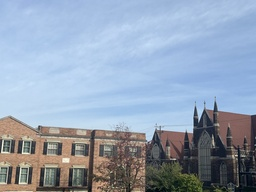
#> input picture HW2 Homographies/ec/IMG_3824.jpg, 256 x 192 px, shrunk from 4032 x 3024 before the run
$ python panorama.py
#> lines starting #> are read from the running program, lines starting #| are printed output that depends on the picture; after the words box and inside, x2 and y2 are one past the last pixel; in counts of white or black regions, pixels touching at a corner belong together
### HW2 Homographies/ec/matchPics.py
import numpy as np
import cv2
import skimage.color
from helper import briefMatch
from helper import computeBrief
from helper import corner_detection

def matchPics(I1, I2, opts):
	#I1, I2 : Images to match
	#opts: input opts
	ratio = opts.ratio  #'ratio for BRIEF feature descriptor'
	sigma = opts.sigma  #'threshold for corner detection using FAST feature detector'


	#Convert Images to GrayScale
	I1_gray = cv2.cvtColor(I1, cv2.COLOR_BGR2GRAY)
	I2_gray = cv2.cvtColor(I2, cv2.COLOR_BGR2GRAY)

	#Detect Features in Both Images
	locs_1 = corner_detection(I1_gray, sigma)
	locs_2 = corner_detection(I2_gray, sigma)

	#Obtain descriptors for the computed feature locations
	d1 , locs1 = computeBrief(I1_gray, locs_1)
	d2, locs2 = computeBrief(I2_gray, locs_2)

	#Match features using the descriptors
	matches = briefMatch(d1, d2, ratio)

	return matches, locs1, locs2

### HW2 Homographies/ec/helper.py
import numpy as np
import cv2
import scipy.io as sio
from matplotlib import pyplot as plt
import skimage.feature

PATCHWIDTH = 9

def briefMatch(desc1,desc2,ratio):

	matches = skimage.feature.match_descriptors(desc1,desc2,'hamming',cross_check=True,max_ratio=ratio)
	return matches


# [8 lines left out: function plotMatches, not called in this run]


def makeTestPattern(patchWidth, nbits):
	np.random.seed(0)
	compareX = patchWidth*patchWidth * np.random.random((nbits,1))
	compareX = np.floor(compareX).astype(int)
	np.random.seed(1)
	compareY = patchWidth*patchWidth * np.random.random((nbits,1))
	compareY = np.floor(compareY).astype(int)

	return (compareX, compareY)


def computePixel(img, idx1, idx2, width, center):
	halfWidth = width // 2
	col1 = idx1 % width - halfWidth
	row1 = idx1 // width - halfWidth
	col2 = idx2 % width - halfWidth
	row2 = idx2 // width - halfWidth
	return 1 if img[int(center[0]+row1)][int(center[1]+col1)] < img[int(center[0]+row2)][int(center[1]+col2)] else 0


def computeBrief(img, locs):


	patchWidth = 9
	nbits = 256
	compareX, compareY = makeTestPattern(patchWidth,nbits)
	m, n = img.shape

	halfWidth = patchWidth//2

	locs = np.array(list(filter(lambda x: halfWidth <= x[0] < m-halfWidth and halfWidth <= x[1] < n-halfWidth, locs)))
	desc = np.array([list(map(lambda x: computePixel(img, x[0], x[1], patchWidth, c), zip(compareX, compareY))) for c in locs])

	return desc, locs


def corner_detection(img, sigma):
	# fast method
	result_img = skimage.feature.corner_fast(img, n=PATCHWIDTH, threshold=sigma)
	locs = skimage.feature.corner_peaks(result_img, min_distance=1)
	return locs

### HW2 Homographies/ec/planarH.py
import numpy as np
import cv2
from opts import get_opts

def computeH(x1, x2):
	#Q2.2.1
	#Compute the homography between two sets of points
	# Lecture 8 slide 52


	num_of_coords = x1.shape[0]
	A = np.zeros((2*num_of_coords, 9))

	for i in range(num_of_coords):

		# individual x and y coords for x1 and x2
		x1_x = x1[i,0]
		x1_y = x1[i,1]
		x2_x = x2[i,0]
		x2_y = x2[i,1]
		A[2*i] =   [-x1_x, -x1_y, -1, 0, 0, 0, x1_x*x2_x, x1_y*x2_x, x2_x]
		A[2*i+1] = [0, 0, 0, -x1_x, -x1_y, -1, x2_y*x1_x, x2_y*x1_y, x2_y]

    # SVD method

	U, S, Vt = np.linalg.svd(A)
	H2to1 = Vt[-1]/Vt[-1][-1]

	H2to1 = H2to1.reshape(3,3)

	return H2to1


def computeH_norm(x1, x2):
	#Q2.2.2
	#Compute the centroid of the points

	num_coords = x1.shape[0]

	centroid1 = np.mean(x1, axis=0)
	centroid2 = np.mean(x2, axis = 0)

    #Shift the origin of the points to the centroid
	#Normalize the points so that the largest distance from the origin is equal to sqrt(2)
	max_distance1 = np.max(np.linalg.norm(x1 - centroid1, axis=1))
	max_distance2 = np.max(np.linalg.norm(x2 - centroid2, axis=1))


	scale1 = np.sqrt(2)/max_distance1
	scale2 = np.sqrt(2)/max_distance2

    #Similarity transform 1

	T1 = np.array([[scale1, 0, -scale1*centroid1[0]],
                  [0, scale1, -scale1*centroid1[1]],
                  [0, 0, 1]])

	x1_norm = np.dot(np.hstack((x1, np.ones((num_coords, 1)))), T1.T)[:, :2]

	#Similarity transform 2

	T2 = np.array([[scale2, 0, -scale2*centroid2[0]],
                  [0, scale2, -scale2*centroid2[1]],
                  [0, 0, 1]])


	x2_norm = np.dot(np.hstack((x2, np.ones((num_coords, 1)))), T2.T)[:, :2]

	#print(x1_norm)
	#print(x2_norm)

	#Compute homography
	H_norm = computeH(x1_norm,x2_norm)

	#Denormalization: switch tq and t2
	H2to1 = np.dot(np.dot(np.linalg.inv(T2), H_norm), T1)


	return H2to1


def computeH_ransac(locs1, locs2, opts):
	#Q2.2.3
	#Compute the best fitting homography given a list of matching points
	max_iters = opts.max_iters  # the number of iterations to run RANSAC for
	inlier_tol = opts.inlier_tol # the tolerance value for considering a point to be an inlier

	# slide 44 lec 8
	# loop through max times, get 4 random points from each, call homos, seeif they are within tol,
	# save new ones has less than most
	bestH2to1 = None
	inliers = [0]


	for n in range(max_iters):
		# pick points
		randlocs = np.random.choice(len(locs1), 4, replace=False)
		#print(randlocs)
		locs1_rand = locs1[randlocs]
		locs2_rand = locs2[randlocs]
		# print(locs1_rand)
		# print(locs2_rand)

        # apply transf
		H2to1 = computeH_norm(locs1_rand, locs2_rand)

		### loop through coords
		inlier_per_H = np.zeros((locs1.shape[0]))
		for i in range(locs1.shape[0]):

			# find x1s and x2s and predicitons, x y 1
			x1 = np.hstack((locs1[i], 1))
			x2 = np.hstack((locs2[i], 1))
			x2_guess = np.dot(H2to1, x1.T)

			x2_guess[0] = x2_guess[0]/x2_guess[2]
			x2_guess[1] = x2_guess[1]/x2_guess[2]

			### might need to change

			xerror = (locs2[i][0]-x2_guess[0])
			yerror = (locs2[i][1]-x2_guess[1])
			error = [xerror, yerror]
			diff = np.linalg.norm(error)

			# adjust inlier array
			if diff< inlier_tol:
				# add inlier to index locatin
				inlier_per_H[i] = 1


		# update per iteration in maxit
		if sum(inlier_per_H) > sum(inliers):
			inliers = inlier_per_H
			bestH2to1 = H2to1


	return bestH2to1, inliers


def compositeH(H2to1, template, img):

	#Create a composite image after warping the template image on top
	#of the image using the homography

	#Note that the homography we compute is from the image to the template;
	#x_template = H2to1*x_photo
	#For warping the template to the image, we need to invert it.


	#Create mask of same size as template
	mask = np.ones_like(template)

    #Warp mask by appropriate homography

	mask = cv2.warpPerspective(mask, H2to1, (img.shape[1], img.shape[0]))

    #Warp template by appropriate homography
	template = cv2.warpPerspective(template, H2to1, (img.shape[1], img.shape[0]))


    #Use mask to combine the warped template and the image
	composite_img = img * (1 - mask) + template * mask
	composite_img = composite_img.astype('uint8')
	#composite_img = cv2.cvtColor(composite_img, cv2.COLOR_BGR2RGB)


	return composite_img

### HW2 Homographies/ec/opts.py
'''
Hyperparameters wrapped in argparse
This file contains most of tuanable parameters for this homework


You can change the values by changing their default fields or by command-line
arguments. For example, "python q2_1_4.py --sigma 0.15 --ratio 0.7"
'''

import argparse

def get_opts():
    parser = argparse.ArgumentParser(description='16-720 HW2: Homography')

    ## Feature detection (requires tuning)
    parser.add_argument('--sigma', type=float, default=0.15,
                        help='threshold for corner detection using FAST feature detector')
    parser.add_argument('--ratio', type=float, default=0.7,
                        help='ratio for BRIEF feature descriptor')

    ## Ransac (requires tuning)
    parser.add_argument('--max_iters', type=int, default=500,
                        help='the number of iterations to run RANSAC for')
    parser.add_argument('--inlier_tol', type=float, default=2,
                        help='the tolerance value for considering a point to be an inlier')

    ## Additional options (add your own hyperparameters here)

    ##
    opts = parser.parse_args()

    return opts

### HW2 Homographies/ec/panorama.py
import numpy as np
import cv2

from matchPics import matchPics
from planarH import computeH_ransac
from planarH import compositeH

# Need to harrypotterize, but with right image as the desk and need to make blank space on left for left image to combine

from opts import get_opts
opts = get_opts()

# load left and right
left = cv2.imread('IMG_3824.jpg')
#> left is the input picture: shape (192, 256, 3); mean B, G, R 180.1, 161.1, 146.6
right = cv2.imread('IMG_3825.jpg')
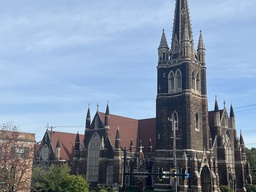
#> input picture HW2 Homographies/ec/IMG_3825.jpg, 256 x 192 px, shrunk from 4032 x 3024 before the run
#> right is the input picture: shape (192, 256, 3); mean B, G, R 165.6, 144.9, 129

# image two big dived all dimensions by 4

left_img = cv2.resize(left, (left.shape[1]//4, left.shape[0]//4))
right_img= cv2.resize(right, (right.shape[1]//4, right.shape[0]//4))

# get shape paramaters
LH, LW = left_img.shape[0:2]
#> LH = 48; LW = 64
RH, RW = right_img.shape[0:2]
#> RH = 48; RW = 64

print(left_img.shape)
#| (48, 64, 3)
print(right_img.shape)
#| (48, 64, 3)
W = round(LW*1.5)
#> W = 96

# make new right with border on left that is 1.5 size, heihgts shold be same anyway
right_new = cv2.copyMakeBorder(right_img, 0, RH-LH, W-RW, 0, cv2.BORDER_CONSTANT, 0)

# test right side
# cv2.imshow('right_pad', right_new)
# cv2.waitKey(0)
# cv2.destroyAllWindows()

# hp stuff
matches, locs1, locs2 = matchPics(left_img, right_new, opts)
#> in corner_detection, `result_img = skimage.feature.corner_fast(img, n=PATCHWIDTH, threshold=..`:
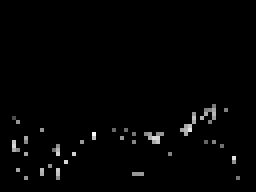
#> result_img: shape (48, 64) float64 (shown 4 times larger); min 0, max 6.56, mean 0.0949; drawn with min black and max white
#> in corner_detection, `locs = skimage.feature.corner_peaks(result_img, min_distance=1)`: locs = 33 pairs, first value 27 to 44, second value 3 to 59
#> in matchPics, `locs_1 = corner_detection(I1_gray, sigma)`: locs_1 has the same summary as locs in corner_detection
#> call 2 of corner_detection, with sigma = 0.15
#> in corner_detection (call 2), `result_img = skimage.feature.corner_fast(img, n=PATCHWIDTH, threshold=..`:
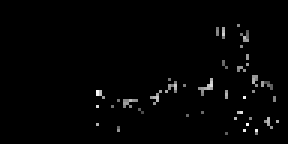
#> result_img: shape (48, 96) float64 (shown 3 times larger); min 0, max 7.25, mean 0.108; drawn with min black and max white
#> in corner_detection (call 2), `locs = skimage.feature.corner_peaks(result_img, min_distance=1)`: locs = 45 pairs, first value 8 to 44, second value 32 to 92
#> in matchPics, `locs_2 = corner_detection(I2_gray, sigma)`: locs_2 has the same summary as locs in corner_detection
#> in computeBrief, `locs = np.array(list(filter(lambda x: halfWidth <= x[0] < m-halfWidth ..`: locs = 30 pairs, first value 27 to 43, second value 4 to 58
#> in matchPics, `d1 , locs1 = computeBrief(I1_gray, locs_1)`:
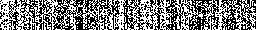
#> d1: shape (30, 256) int64; values 0 (black) and 1 (white), 49% white in thin lines or dots
#> in matchPics, `d1 , locs1 = computeBrief(I1_gray, locs_1)`: locs1 has the same summary as locs in computeBrief
#> in matchPics, `d2, locs2 = computeBrief(I2_gray, locs_2)`:
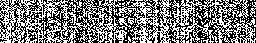
#> d2: shape (43, 256) int64; values 0 (black) and 1 (white), 48.2% white in thin lines or dots
#> in matchPics, `d2, locs2 = computeBrief(I2_gray, locs_2)`: locs2 = 43 pairs, first value 8 to 43, second value 32 to 91
#> in briefMatch, `matches = skimage.feature.match_descriptors(desc1,desc2,'hamming',cros..`: matches = [[1, 10], [8, 20], [11, 18], [15, 26], [21, 37], [24, 33]]
#> locs1 has the same summary as locs in computeBrief

x1 = locs1[matches[:,0], 0:2]
#> x1 = [[32, 47], [29, 48], [29, 50], [43, 35], [35, 33], [27, 56]]
x2 = locs2[matches[:,1],0:2]
#> x2 = [[32, 52], [30, 53], [30, 55], [43, 39], [35, 37], [28, 61]]

x1 = x1[:,[1,0]]
#> x1 = [[47, 32], [48, 29], [50, 29], [35, 43], [33, 35], [56, 27]]
x2 = x2[:,[1,0]]
#> x2 = [[52, 32], [53, 30], [55, 30], [39, 43], [37, 35], [61, 28]]
print('before H')
bestH2to1, inliers = computeH_ransac(x1, x2, opts)
#> the loop in computeH_ransac, `for n in range(max_iters):` made 500 passes
#> (randlocs, locs1_rand, locs2_rand, centroid1 in computeH_norm, centroid2 in computeH_norm, max_distance1 in computeH_norm, max_distance2 in computeH_norm, scale1 in computeH_norm) on passes 1 to 4: ([5, 1, 2, 4], [[56, 27], [48, 29], [50, 29], [33, 35]], [[61, 28], [53, 30], [55, 30], [37, 35]], [46.75, 30], [51.5, 30.75], 14.63, 15.11, 0.0967), ([3, 2, 0, 4], [[35, 43], [50, 29], [47, 32], [33, 35]], [[39, 43], [55, 30], [52, 32], [37, 35]], [41.25, 34.75], [45.75, 35], 10.47, 10.51, 0.135), ([5, 3, 4, 1], [[56, 27], [35, 43], [33, 35], [48, 29]], [[61, 28], [39, 43], [37, 35], [53, 30]], [43, 33.5], [47.5, 34], 14.53, 14.77, 0.0973), ([2, 5, 4, 1], [[50, 29], [56, 27], [33, 35], [48, 29]], [[55, 30], [61, 28], [37, 35], [53, 30]], [46.75, 30], [51.5, 30.75], 14.63, 15.11, 0.0967)
#> (randlocs, locs1_rand, locs2_rand, centroid1 in computeH_norm, centroid2 in computeH_norm, max_distance1 in computeH_norm, max_distance2 in computeH_norm, scale1 in computeH_norm) on passes 5, 7, 28, 30: ([1, 3, 0, 4], [[48, 29], [35, 43], [47, 32], [33, 35]], [[53, 30], [39, 43], [52, 32], [37, 35]], [40.75, 34.75], [45.25, 35], 10.06, 10.15, 0.141), ([1, 4, 0, 3], [[48, 29], [33, 35], [47, 32], [35, 43]], [[53, 30], [37, 35], [52, 32], [39, 43]], [40.75, 34.75], [45.25, 35], 10.06, 10.15, 0.141), ([1, 2, 0, 5], [[48, 29], [50, 29], [47, 32], [56, 27]], [[53, 30], [55, 30], [52, 32], [61, 28]], [50.25, 29.25], [55.25, 30], 6.17, 6.09, 0.229), ([1, 0, 5, 2], [[48, 29], [47, 32], [56, 27], [50, 29]], [[53, 30], [52, 32], [61, 28], [55, 30]], [50.25, 29.25], [55.25, 30], 6.17, 6.09, 0.229)
print('after h')
panorama = compositeH(bestH2to1, left_img, right_new)
#> in compositeH, `mask = cv2.warpPerspective(mask, H2to1, (img.shape[1], img.shape[0]))`:
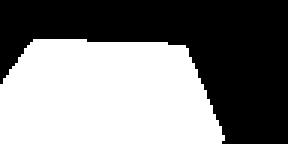
#> mask: shape (48, 96, 3) (shown 3 times larger); values 0 (black) and 1 (white), 49.3% white; 1 white region, box (x1, y1, x2, y2) and area: (0, 13, 75, 48) 2274

# get best from two images
panorama = np.maximum(right_new, panorama)
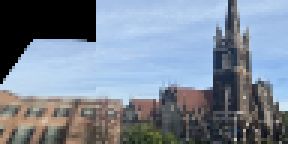
#> panorama: shape (48, 96, 3) (shown 3 times larger); mean B, G, R 150.1, 134.9, 123.2

# cv2.imshow('panorama', panorama)
# cv2.waitKey(0)
# cv2.destroyAllWindows()

cv2.imwrite('panorama.png', panorama)
